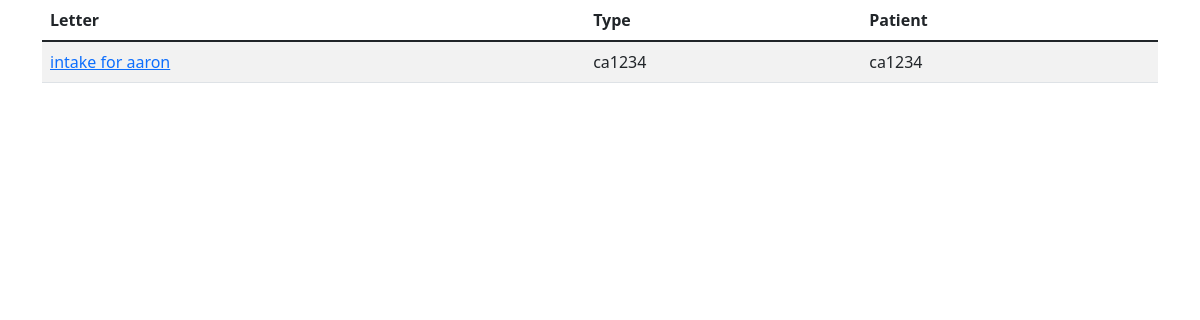
The app's page /letters/, older data.
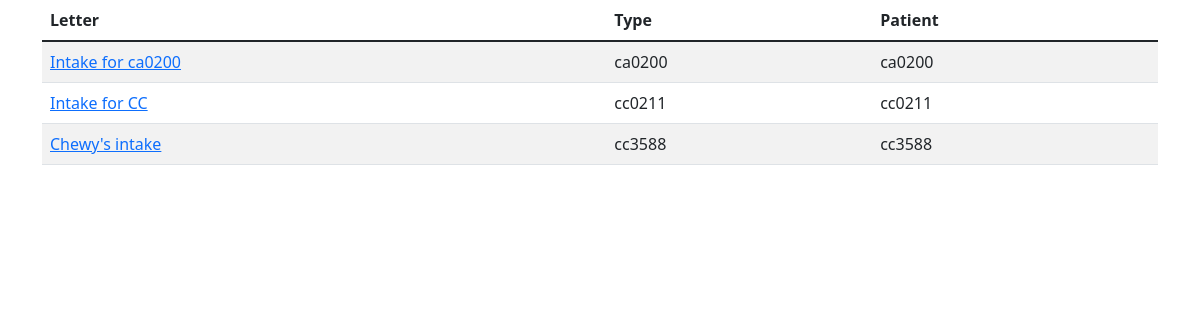
The same page, newer data.
### formletter/models.py (models this page shows, shortened)
class Letter(models.Model):
  created_at = models.DateTimeField(auto_now_add=True)
  updated_at = models.DateTimeField(auto_now=True)
  title = models.CharField(max_length=100)
  type = models.ForeignKey(LetterType, on_delete=models.CASCADE, related_name="letter_type")
  patient = models.ForeignKey(Patient, on_delete=models.CASCADE, related_name="patient")

class Patient(models.Model):
  created_at = models.DateTimeField(auto_now_add=True)
  updated_at = models.DateTimeField(auto_now=True)
  last_initial = models.CharField(max_length=1)
  first_initial = models.CharField(max_length=1)
  last_4 = models.CharField(max_length=4)
  diagnoses = models.ManyToManyField(Diagnosis)
  age = models.IntegerField()
  history = models.TextField(max_length=10000)
  class MaritalStatus(models.TextChoices):
        SINGLE = 'single', "Single"
        MARRIED = 'married', "Married"
  marital_status = models.CharField(
        max_length=10,
        choices=MaritalStatus.choices,
        default=MaritalStatus.SINGLE)
  def __str__(self):
    return f'{self.last_initial}{self.first_initial}{self.last_4}'

### formletter/views.py (the view)
# urls.py: path('letters/', LettersView, name="letters"),
def LettersView(request):
  ls = Letter.objects.all()
  return render(request, 'formletter/letters.html', {'letters': ls})

### formletter/templates/formletter/letters.html
{% extends "./base.html" %}
{% block content %}
<table class="table table-striped ">
  <thead>
    <tr>
      <th>Letter</th>
      <th>Type</th>
      <th>Patient</th>
    </tr>
  </thead>
  <tbody>
    {% for letter in letters %}
      <tr>
        <td><a href="{% url 'letter' letter.patient.pk %}">{{letter.title}}</a></td>
        <td>{{letter.patient}}</td>
        <td>{{letter.patient}}</td>
      </tr>
    {% endfor %}
  </tbody>
</table>
{% endblock %}

### formletter/templates/formletter/base.html (shortened to what this page needs)
<!doctype html>
<html lang="en">
<head>
  <link rel="stylesheet" href="https://cdn.jsdelivr.net/npm/bootstrap@5.1.3/dist/css/bootstrap.min.css">
</head>
<body>
  <div class="container">
    <div class="row">
      <div class="col">
      {% block content %}{% endblock %}
    </div>
  </div>
  </div>
</body>
</html>

Row changes from the older to the newer data that the page shows:
removed Letter: title "intake for aaron", patient "ca1234"
added Letter: title "Intake for ca0200", patient "ca0200"
added Letter: title "Intake for CC", patient "cc0211"
added Letter: title "Chewy's intake", patient "cc3588"
